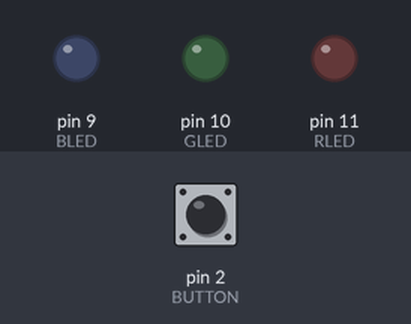
Recording of a sketch running on a simulated Arduino Uno, built with avr-gcc and run on an emulated ATmega328P. Shown: output pins drawn as LEDs (lit = HIGH). Dashed ring = blinking. Inputs (shaded band) come from the test bench; at power-on: pin 2 (BUTTON) LOW.

Above: at 1.2 s.
1.3 s: pin 2 (BUTTON) pulled HIGH for 0.15 s
At 2.1 s:
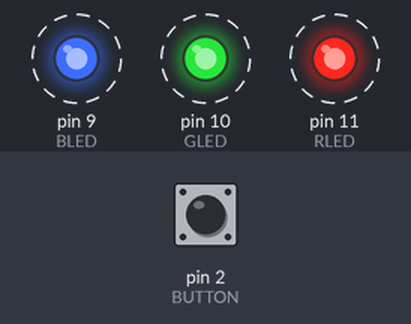
4.4 s: pin 2 (BUTTON) pulled HIGH for 1 s
At 5.05 s:
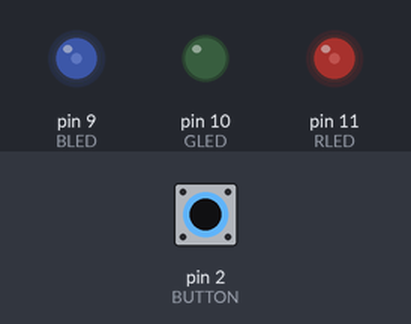
At 5.66 s:
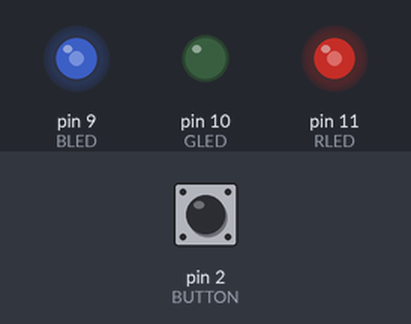
7.4 s: pin 2 (BUTTON) pulled HIGH for 0.15 s
10.4 s: pin 2 (BUTTON) pulled HIGH for 3.2 s
15.1 s: pin 2 (BUTTON) pulsed HIGH 2 times (0.12 s each, 0.3 s apart)
Timing chart, 0 to 19.7 s (numbered marks = the images above; inputs shaded):
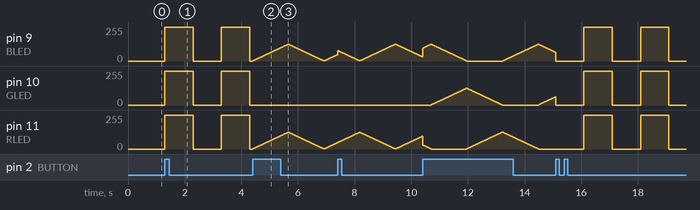

The sketch:

Lab1_RGB_LED_Mode_design_challenge_copied_and_modified.ino
```cpp
// (licence header left out)
//I took the Blum reference code to start as the framework for my code

const int BLED=9;      // Blue LED Cathode on Pin 9
const int GLED=10;     // Green LED Cathode on Pin 10
const int RLED=11;     // Red LED Cathode on Pin 11
const int BUTTON=2;    // The Button is connected to pin 2

boolean lastButton = LOW;    // Last Button State
boolean currentButton = LOW; // Current Button State
int ledMode = 0;             // Cycle between LED states

//ledState variable used to set digital LED state in mode 1
int ledState = LOW;             // ledState used to set the LED
int fadeBrightness = 0;         //
int fadeDirection = 1;

// Generally, you should use "unsigned long" for variables that hold time
// The value will quickly become too large for an int to store
unsigned long previousMillis = 0;        // will store last time LED was updated
unsigned long currentMillis = 0;

// constants won't change:

const long whiteBlink = 1000;  //used for mode 1 speed
const long fadeDelay = 10;     //used for mode 2 and mode 3 speed

void setup()
{
  pinMode (BLED, OUTPUT);   // Set Blue LED as Output
  pinMode (GLED, OUTPUT);   // Set Green LED as Output
  pinMode (RLED, OUTPUT);   // Set Red LED as Output
  pinMode (BUTTON, INPUT);  // Set button as input (not required)
}

/*
* Debouncing Function
* Pass it the previous button state,
* and get back the current debounced button state.
*/
boolean debounce(boolean last)
{
  boolean current = digitalRead(BUTTON);       // Read the button state
  if (last != current)                         // If it's different...
  {
    delay(5);                                  // Wait 5ms
    current = digitalRead(BUTTON);             // Read it again
  }
  return current;                              // Return the current value
}

//LED Mode Selection Bank

void setMode(int mode)
{

  //White light blinking on and off, every second
  if (mode == 1)
  {
    if(currentMillis - previousMillis >= whiteBlink){

    previousMillis = currentMillis;

    ledState = !ledState;

    digitalWrite(RLED, ledState);
    digitalWrite(GLED, ledState);
    digitalWrite(BLED, ledState);

    }
  }
  //PURPLE fade bright to dim and back to bright, repeat
  else if (mode == 2)
  {
    if (currentMillis - previousMillis >= fadeDelay){

      previousMillis = currentMillis;
      if (fadeDirection == 1){
        if (fadeBrightness <=127 && fadeBrightness >=0){
          fadeBrightness = fadeBrightness + 1;
        }
        if (fadeBrightness >=127){
          fadeBrightness = fadeBrightness - 1;
          fadeDirection = -1;
        }
      }
      if (fadeDirection == -1){
        if (fadeBrightness <=127 && fadeBrightness >=0){
          fadeBrightness = fadeBrightness - 1;
        }
        if (fadeBrightness <=0){
          fadeBrightness = fadeBrightness + 1;
          fadeDirection = 1;
        }
      }
      analogWrite(RLED, fadeBrightness);
      analogWrite(GLED, 0);
      analogWrite(BLED, fadeBrightness);
    }
  }
  //fade from red to blue then back to red, repeat
  else if (mode == 3)
  {
    if (currentMillis - previousMillis >= fadeDelay){

      previousMillis = currentMillis;
      if (fadeDirection == 1){
        if (fadeBrightness <=127 && fadeBrightness >=0){
          fadeBrightness = fadeBrightness + 1;
        }
        if (fadeBrightness >=127){
          fadeBrightness = fadeBrightness - 1;
          fadeDirection = -1;
        }
      }
      if (fadeDirection == -1){
        if (fadeBrightness <=127 && fadeBrightness >=0){
          fadeBrightness = fadeBrightness - 1;
        }
        if (fadeBrightness <=0){
          fadeBrightness = fadeBrightness + 1;
          fadeDirection = 1;
        }
      }
      analogWrite(RLED, fadeBrightness);
      analogWrite(GLED, 0);
      analogWrite(BLED, 127 - fadeBrightness);
    }
  }
  //red fade to blue then fade to green then back to red, repeat
  else if (mode == 4)
  {
    if (currentMillis - previousMillis >= fadeDelay){

      previousMillis = currentMillis;
      if (fadeDirection == 1){
        if (fadeBrightness <=127 && fadeBrightness >=0){
          fadeBrightness = fadeBrightness + 1;
          analogWrite(RLED, 127 - fadeBrightness); //red to blue
          analogWrite(GLED, 0);
          analogWrite(BLED, fadeBrightness);
        }
        if (fadeBrightness >=127){
          fadeBrightness = fadeBrightness - 1;    //switch count direction
          fadeDirection = -1;
        }
      }
      if (fadeDirection == -1){
        if (fadeBrightness <=127 && fadeBrightness >=0){
          fadeBrightness = fadeBrightness - 1;
          analogWrite(RLED, 0);
          analogWrite(GLED, 127 - fadeBrightness);  // blue to green
          analogWrite(BLED, fadeBrightness);
        }
        if (fadeBrightness <=0){
          fadeBrightness = fadeBrightness + 1;    //switch count direction
          fadeDirection = 0;
        }
      }
      if (fadeDirection == 0){
        if (fadeBrightness <=127 && fadeBrightness >=0){
          fadeBrightness = fadeBrightness + 1;
          analogWrite(RLED, fadeBrightness);   // green to red
          analogWrite(GLED, 127 - fadeBrightness);
          analogWrite(BLED, 0);
        }
        if (fadeBrightness >=127){
          fadeBrightness = 0;
          fadeDirection = 1;

        }
      }
    }
  }
  //OFF (mode = 0)
  else
  {
    digitalWrite(RLED, LOW);
    digitalWrite(GLED, LOW);
    digitalWrite(BLED, LOW);
  }
}

void loop()
{
  currentMillis = millis();

  currentButton = debounce(lastButton);           // Read debounced state
  if (lastButton == LOW && currentButton == HIGH) // If it was pressed...
  {
    ledMode++;                                    // Increment the LED value
  }
  lastButton = currentButton;                     // Reset button value
  // If you’ve cycled through the different options,
  // reset the counter to 0
  if (ledMode == 5) {
    ledMode = 0;
    fadeDirection = 1;
  }
  setMode(ledMode);                               // Change the LED state
}
```

Measured:
- after the input at 1.3 s, pin 9 (BLED), pin 10 (GLED), pin 11 (RLED): alternates 255/255 for 1.0 s and 0/255 for 1.0 s, starting at once
- after the input at 4.4 s, pin 10 (GLED): stays 0/255 (without the input it goes to 255/255 after 0.90 s)
